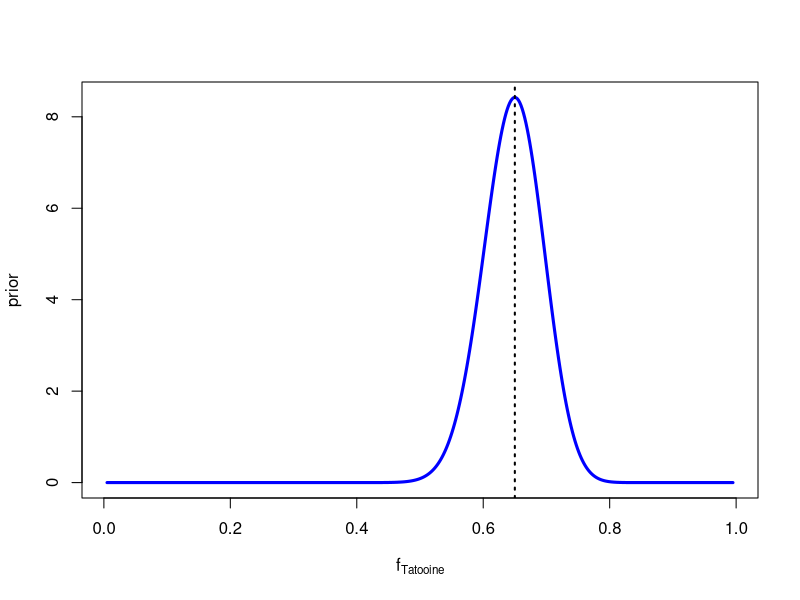
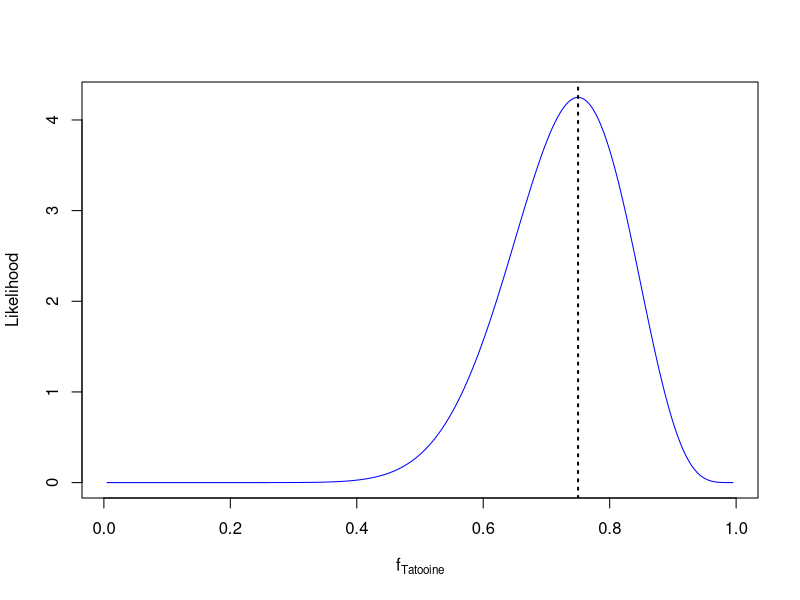
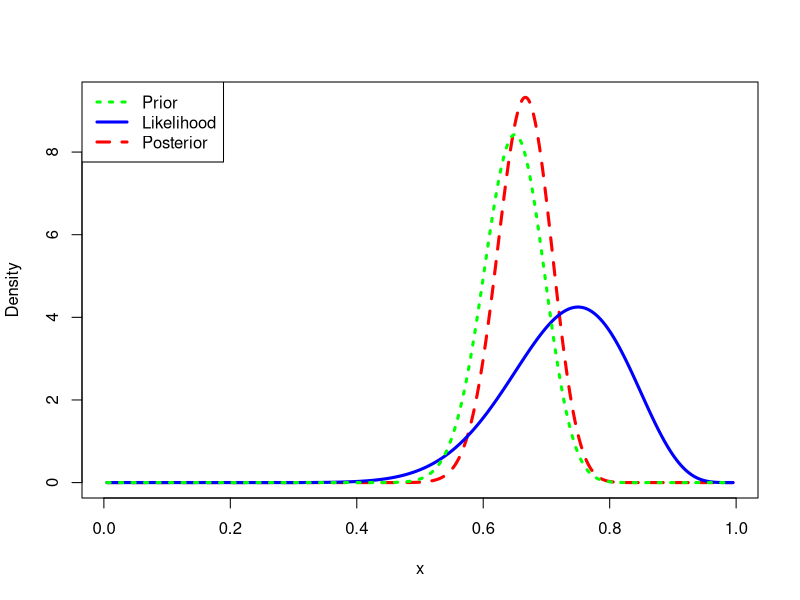
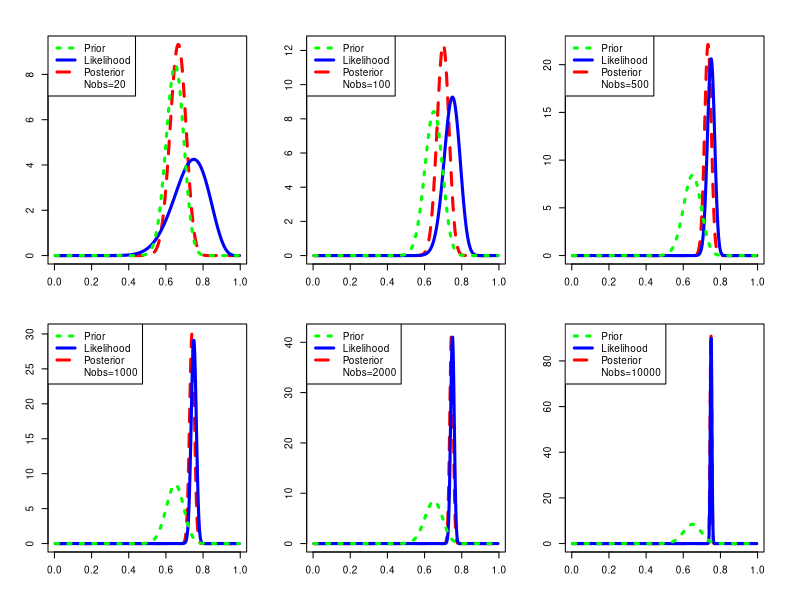

These charts were generated, in order, by the following R code:
#Previous knowledge

# Sample size
nobs <- 100
ftatooine <- 0.65
# 70% are spiral

#Prior
alpha <- 1+ftatooine*nobs
beta  <- 1+(1-ftatooine)*nobs

#Plot prior
x<-seq(.005, .995, length=500)
y <-dbeta(x, alpha,beta)
plot(x,y, type="l",ylab="prior",xlab=expression(f[Tatooine]),col="blue",lwd=3)
abline(v=0.65,lty=3,lwd=2)

prior <- dbeta(x,alpha,beta)

# 20 obs 
nobs_new <- 20
ftatooine_new <- 0.75

tatooine <- ftatooine_new *nobs_new
notatooine <- (1-ftatooine_new)*nobs_new

x = seq(0.005, 0.995, length = 500)
like <- dbeta(x,tatooine+1,notatooine+1)
plot(x,like,type="l",col="blue",ylab="Likelihood",xlab=expression(f[Tatooine]))
abline(v=0.75,lty=3,lwd=2)



post=dbeta(x,alpha+tatooine, beta+notatooine)
m=max(c(prior,like,post))
plot(x,post,type="l", ylab="Density", lty=2, lwd=3,
ylim=c(0,m),col="red")
lines(x,like,lty=1, lwd=3,col="blue")
lines(x,prior,lty=3, lwd=3,col="green")
legend("topleft",c("Prior","Likelihood","Posterior"),
lty=c(3,1,2), lwd=c(3,3,3), col=c("green","blue","red"))
  


# Plot a mosaic 
par(mfrow = c(2, 3))
par(cex = 0.6)
par(mar = c(3, 3, 2, 2), oma = c(1, 1, 1, 1))
v_obs<-c(1,5,25,50,100,500)
for(i in 1:6){
n_spirals <-v_obs[i]*tatooine
n_nospirals <- v_obs[i]*notatooine
post=dbeta(x,alpha+n_spirals, beta+n_nospirals)
like <- dbeta(x,n_spirals+1,n_nospirals+1)
m=max(c(prior,like,post))
plot(x,post,type="l", ylab="Density", lty=2, lwd=3,
     ylim=c(0,m),col="red")
lines(x,like,lty=1, lwd=3,col="blue")
lines(x,prior,lty=3, lwd=3,col="green")
legend("topleft",c("Prior","Likelihood","Posterior",paste("Nobs=",v_obs[i]*tatooine+v_obs[i]*notatooine,sep="")),
       lty=c(3,1,2,1), lwd=c(3,3,3,0), col=c("green","blue","red"))
}